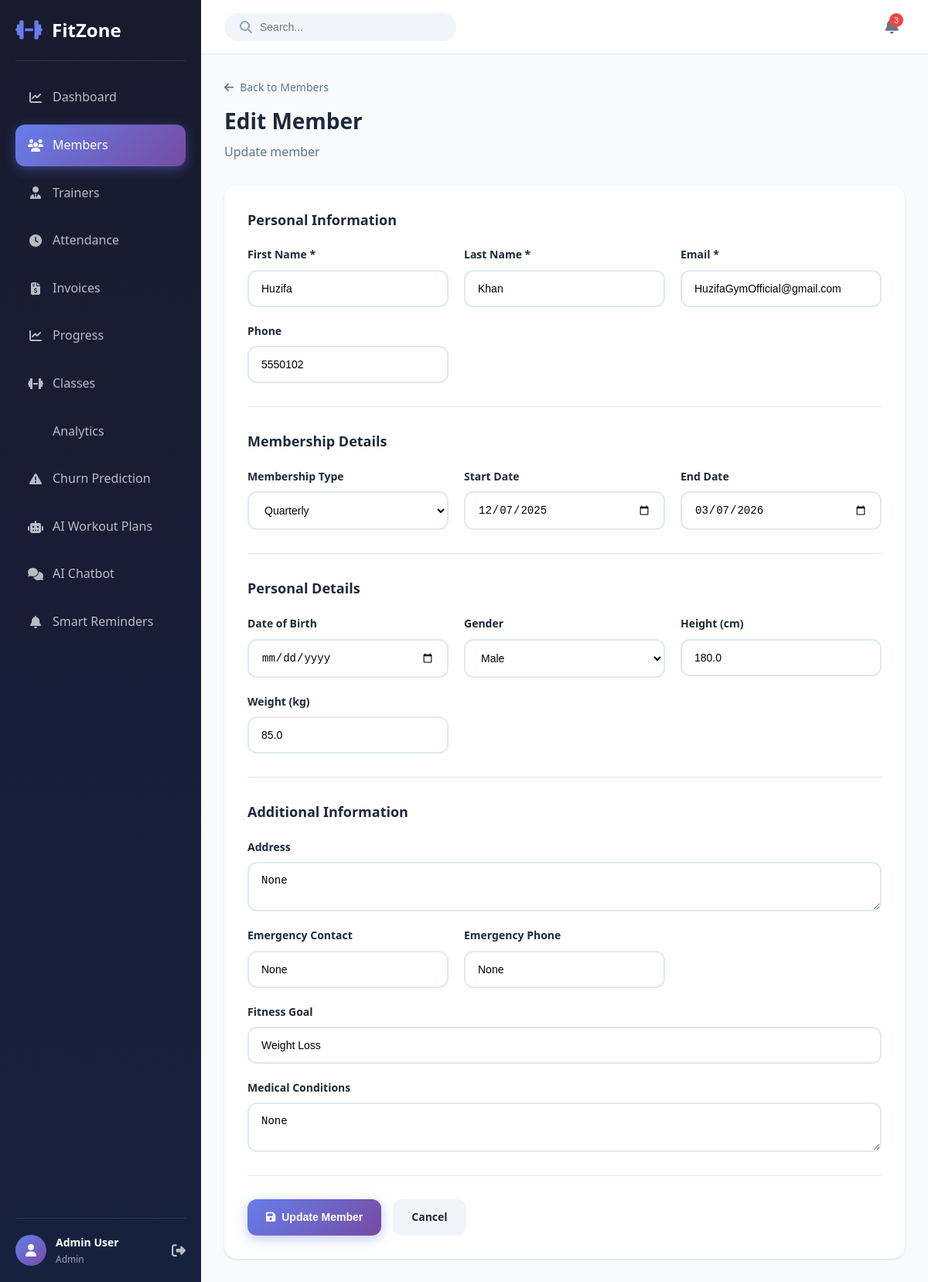
The app's page /members/2/edit (signed in) with its own data.
### models.py (models this page shows, shortened)
class User(UserMixin, db.Model):
    __tablename__ = 'users'
    id = db.Column(db.Integer, primary_key=True)
    email = db.Column(db.String(120), unique=True, nullable=False, index=True)
    password_hash = db.Column(db.String(256), nullable=False)
    first_name = db.Column(db.String(50), nullable=False)
    last_name = db.Column(db.String(50), nullable=False)
    role = db.Column(db.String(20), nullable=False, default='member')  # admin, trainer, member
    phone = db.Column(db.String(20))
    created_at = db.Column(db.DateTime, default=datetime.utcnow)
    updated_at = db.Column(db.DateTime, default=datetime.utcnow, onupdate=datetime.utcnow)
    is_active = db.Column(db.Boolean, default=True)
    profile_image = db.Column(db.String(255), default='default-avatar.png')
    member = db.relationship('Member', backref='user', uselist=False, lazy=True)
    trainer = db.relationship('Trainer', backref='user', uselist=False, lazy=True)

class Member(db.Model):
    __tablename__ = 'members'
    id = db.Column(db.Integer, primary_key=True)
    user_id = db.Column(db.Integer, db.ForeignKey('users.id'), nullable=False)
    date_of_birth = db.Column(db.Date)
    gender = db.Column(db.String(10))
    address = db.Column(db.Text)
    emergency_contact = db.Column(db.String(100))
    emergency_phone = db.Column(db.String(20))
    membership_type = db.Column(db.String(50))  # monthly, quarterly, yearly
    membership_start = db.Column(db.Date)
    membership_end = db.Column(db.Date)
    height = db.Column(db.Float)  # in cm
    weight = db.Column(db.Float)  # in kg
    fitness_goal = db.Column(db.String(100))
    medical_conditions = db.Column(db.Text)
    is_active = db.Column(db.Boolean, default=True)
    created_at = db.Column(db.DateTime, default=datetime.utcnow)
    updated_at = db.Column(db.DateTime, default=datetime.utcnow, onupdate=datetime.utcnow)
    progress_records = db.relationship('ProgressRecord', backref='member', lazy=True, cascade='all, delete-orphan')
    attendance = db.relationship('Attendance', backref='member', lazy=True, cascade='all, delete-orphan')
    payments = db.relationship('Payment', backref='member', lazy=True, cascade='all, delete-orphan')

### app.py (the view, shortened to what this page needs)
@app.route('/members/<int:member_id>/edit', methods=['GET', 'POST'])
@login_required
@role_required(['admin'])
def edit_member(member_id):
    member = Member.query.get_or_404(member_id)
    user = member.user
    return render_template('member_form.html', member=member)

### app.py (called while the page is built)
@login_manager.user_loader
def load_user(user_id):
    return User.query.get(int(user_id))

def role_required(roles):
    def decorator(f):
        @wraps(f)
        def decorated_function(*args, **kwargs):
            if not current_user.is_authenticated:
                return redirect(url_for('login'))
            if current_user.role not in roles:
                flash('You do not have permission to access this page.', 'danger')
                return redirect(url_for('dashboard'))
            return f(*args, **kwargs)
        return decorated_function
    return decorator

### templates/member_form.html (shortened to what this page needs)
{% extends "base.html" %}
{% block content %}
<div class="page-container">
    <div class="page-header">
        <div class="header-content">
            <a href="{{ url_for('members') }}" class="back-link">
                <i class="fas fa-arrow-left"></i>
                Back to Members
            </a>
            <h1>{% if member %}Edit{% else %}Add{% endif %} Member</h1>
            <p>{% if member %}Update{% else %}Register a new{% endif %} member</p>
        </div>
    </div>
    <form method="POST" class="form-container-wide">
        <div class="form-section">
            <h3>Personal Information</h3>
            <div class="form-grid">
                <div class="form-group">
                    <label for="first_name">First Name *</label>
                    <input type="text" id="first_name" name="first_name" required
                           value="{{ member.user.first_name if member else '' }}">
                </div>
                <div class="form-group">
                    <label for="last_name">Last Name *</label>
                    <input type="text" id="last_name" name="last_name" required
                           value="{{ member.user.last_name if member else '' }}">
                </div>
                <div class="form-group">
                    <label for="email">Email *</label>
                    <input type="email" id="email" name="email" required
                           value="{{ member.user.email if member else '' }}" {% if member %}readonly{% endif %}>
                </div>
                <div class="form-group">
                    <label for="phone">Phone</label>
                    <input type="text" id="phone" name="phone"
                           value="{{ member.user.phone if member else '' }}">
                </div>
            </div>
        </div>
        <div class="form-section">
            <h3>Membership Details</h3>
            <div class="form-grid">
                <div class="form-group">
                    <label for="membership_type">Membership Type</label>
                    <select id="membership_type" name="membership_type">
                        <option value="quarterly" {% if member and member.membership_type == 'quarterly' %}selected{% endif %}>Quarterly</option>
                    </select>
                </div>
                <div class="form-group">
                    <label for="membership_start">Start Date</label>
                    <input type="date" id="membership_start" name="membership_start"
                           value="{{ member.membership_start if member and member.membership_start else '' }}">
                </div>
                <div class="form-group">
                    <label for="membership_end">End Date</label>
                    <input type="date" id="membership_end" name="membership_end"
                           value="{{ member.membership_end if member and member.membership_end else '' }}">
                </div>
            </div>
        </div>
        <div class="form-section">
            <h3>Personal Details</h3>
            <div class="form-grid">
                <div class="form-group">
                    <label for="date_of_birth">Date of Birth</label>
                    <input type="date" id="date_of_birth" name="date_of_birth"
                           value="{{ member.date_of_birth if member and member.date_of_birth else '' }}">
                </div>
                <div class="form-group">
                    <label for="gender">Gender</label>
                    <select id="gender" name="gender">
                        <option value="male" {% if member and member.gender == 'male' %}selected{% endif %}>Male</option>
                    </select>
                </div>
                <div class="form-group">
                    <label for="height">Height (cm)</label>
                    <input type="number" step="0.1" id="height" name="height"
                           value="{{ member.height if member and member.height else '' }}">
                </div>
                <div class="form-group">
                    <label for="weight">Weight (kg)</label>
                    <input type="number" step="0.1" id="weight" name="weight"
                           value="{{ member.weight if member and member.weight else '' }}">
                </div>
            </div>
        </div>
        <div class="form-section">
            <h3>Additional Information</h3>
            <div class="form-grid">
                <div class="form-group full-width">
                    <label for="address">Address</label>
                    <textarea id="address" name="address" rows="2">{{ member.address if member else '' }}</textarea>
                </div>
                <div class="form-group">
                    <label for="emergency_contact">Emergency Contact</label>
                    <input type="text" id="emergency_contact" name="emergency_contact"
                           value="{{ member.emergency_contact if member else '' }}">
                </div>
                <div class="form-group">
                    <label for="emergency_phone">Emergency Phone</label>
                    <input type="text" id="emergency_phone" name="emergency_phone"
                           value="{{ member.emergency_phone if member else '' }}">
                </div>
                <div class="form-group full-width">
                    <label for="fitness_goal">Fitness Goal</label>
                    <input type="text" id="fitness_goal" name="fitness_goal"
                           value="{{ member.fitness_goal if member else '' }}">
                </div>
                <div class="form-group full-width">
                    <label for="medical_conditions">Medical Conditions</label>
                    <textarea id="medical_conditions" name="medical_conditions" rows="2">{{ member.medical_conditions if member else '' }}</textarea>
                </div>
            </div>
        </div>
        <div class="form-actions">
            <button type="submit" class="btn btn-primary">
                <i class="fas fa-save"></i>
                <span>{% if member %}Update{% else %}Create{% endif %} Member</span>
            </button>
            <a href="{{ url_for('members') }}" class="btn btn-secondary">Cancel</a>
        </div>
    </form>
</div>
{% endblock %}

### templates/base.html (shortened to what this page needs)
<!DOCTYPE html>
<html lang="en">
<head>
    <link rel="stylesheet" href="{{ url_for('static', filename='css/style.css') }}">
    <link rel="stylesheet" href="https://cdnjs.cloudflare.com/ajax/libs/font-awesome/6.4.0/css/all.min.css">
</head>
<body>
    {% if current_user.is_authenticated %}
    <aside class="sidebar" id="sidebar">
        <div class="sidebar-header">
            <div class="logo">
                <i class="fas fa-dumbbell"></i>
                <span>FitZone</span>
            </div>
        </div>
        <nav class="sidebar-nav">
            <a href="{{ url_for('dashboard') }}" class="nav-item {% if request.endpoint == 'dashboard' %}active{% endif %}">
                <i class="fas fa-chart-line"></i>
                <span>Dashboard</span>
            </a>
            {% if current_user.role in ['admin', 'trainer'] %}
            <a href="{{ url_for('members') }}" class="nav-item {% if request.endpoint in ['members', 'member_detail', 'add_member', 'edit_member'] %}active{% endif %}">
                <i class="fas fa-users"></i>
                <span>Members</span>
            </a>
            {% endif %}
            {% if current_user.role == 'admin' %}
            <a href="{{ url_for('trainers') }}" class="nav-item {% if request.endpoint in ['trainers', 'trainer_detail', 'add_trainer'] %}active{% endif %}">
                <i class="fas fa-user-tie"></i>
                <span>Trainers</span>
            </a>
            {% endif %}
            <a href="{{ url_for('attendance') }}" class="nav-item {% if request.endpoint == 'attendance' %}active{% endif %}">
                <i class="fas fa-clock"></i>
                <span>Attendance</span>
            </a>
            <a href="{{ url_for('invoices') }}" class="nav-item {% if request.endpoint in ['invoices', 'create_invoice', 'pay_invoice'] %}active{% endif %}">
                <i class="fas fa-file-invoice-dollar"></i>
                <span>Invoices</span>
            </a>
            <a href="{{ url_for('progress') }}" class="nav-item {% if request.endpoint in ['progress', 'member_progress', 'add_progress'] %}active{% endif %}">
                <i class="fas fa-chart-line"></i>
                <span>Progress</span>
            </a>
            {% if current_user.role in ['admin', 'trainer'] %}
            <a href="{{ url_for('classes_list') }}" class="nav-item {% if request.endpoint in ['classes_list', 'add_class', 'edit_class'] %}active{% endif %}">
                <i class="fas fa-dumbbell"></i>
                <span>Classes</span>
            </a>
            {% endif %}
             {% if current_user.role == 'admin' %}
             <a href="{{ url_for('analytics') }}" class="nav-item {% if request.endpoint == 'analytics' %}active{% endif %}">
                 <span>Analytics</span>
             </a>
             {% endif %}
             {% if current_user.role == 'admin' %}
             <a href="{{ url_for('churn_prediction') }}" class="nav-item {% if request.endpoint in ['churn_prediction', 'member_churn_details', 'retrain_churn_model'] %}active{% endif %}">
                 <i class="fas fa-exclamation-triangle"></i>
                 <span>Churn Prediction</span>
             </a>
             {% endif %}
            <a href="{{ url_for('workout_plans') }}" class="nav-item {% if request.endpoint in ['workout_plans', 'workout_plan_detail'] %}active{% endif %}">
                <i class="fas fa-robot"></i>
                <span>AI Workout Plans</span>
            </a>
            <a href="{{ url_for('chatbot_page') }}" class="nav-item {% if request.endpoint == 'chatbot_page' %}active{% endif %}">
                <i class="fas fa-comments"></i>
                <span>AI Chatbot</span>
            </a>
            {% if current_user.role == 'admin' %}
            <a href="{{ url_for('payment_reminders') }}" class="nav-item {% if request.endpoint == 'payment_reminders' %}active{% endif %}">
                <i class="fas fa-bell"></i>
                <span>Smart Reminders</span>
            </a>
            {% endif %}
        </nav>
        <div class="sidebar-footer">
            <div class="user-info">
                <div class="user-avatar">
                    <i class="fas fa-user"></i>
                </div>
                <div class="user-details">
                    <span class="user-name">{{ current_user.first_name }} {{ current_user.last_name }}</span>
                    <span class="user-role">{{ current_user.role|title }}</span>
                </div>
            </div>
            <a href="{{ url_for('logout') }}" class="logout-btn">
                <i class="fas fa-sign-out-alt"></i>
            </a>
        </div>
    </aside>
    <main class="main-content">
        <header class="top-header">
            <div class="header-search">
                <i class="fas fa-search"></i>
                <input type="text" placeholder="Search...">
            </div>
            <div class="header-actions">
                <button class="notification-btn">
                    <i class="fas fa-bell"></i>
                    <span class="notification-badge">3</span>
                </button>
            </div>
        </header>
        <div class="content-wrapper">
            {% block content %}{% endblock %}
        </div>
    </main>
    {% endif %}
</body>
</html>

### records on screen
User: first_name "Admin", last_name "User", role "Admin"
User: first_name "Huzifa", last_name "Khan", email "HuzifaGymOfficial@gmail.com", phone "5550102"
Member: membership_type "Quarterly", membership_start "12/07/2025", membership_end "03/07/2026", gender "Male", height "180.0", weight "85.0", address "None", emergency_contact "None", emergency_phone "None", fitness_goal "Weight Loss", medical_conditions "None"
